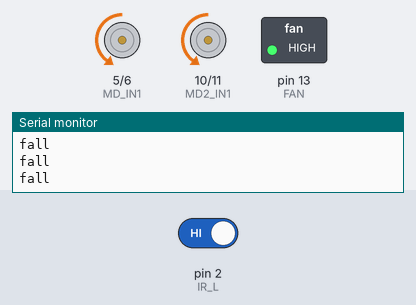
This sketch was run on a simulated Arduino Uno, built with avr-gcc and run on an emulated ATmega328P. Shown: motor-driver pin pairs drawn as motors (green arrow = first pin HIGH = forward, orange = second pin HIGH = backward, longer = more drive), switched loads named in the sketch (green lamp = pin HIGH), the last lines printed to the serial monitor. Inputs (shaded band) come from the test bench; at power-on: pin 2 (IR_L) HIGH.

Above: at 7.8 s.
7.9 s: pin 2 (IR_L) driven LOW
At 9.3 s:
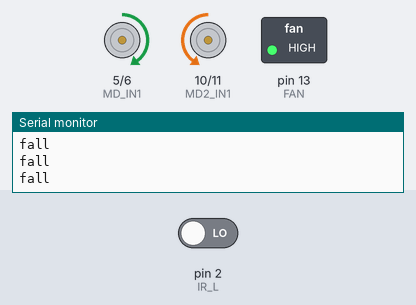
At 11.2 s:
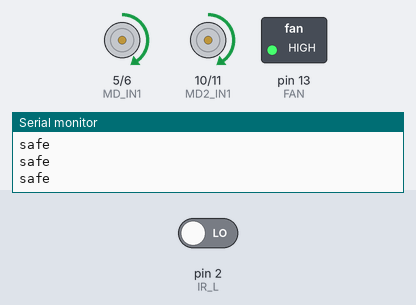
Timing chart, 0 to 12.7 s (numbered marks = the images above; inputs shaded):
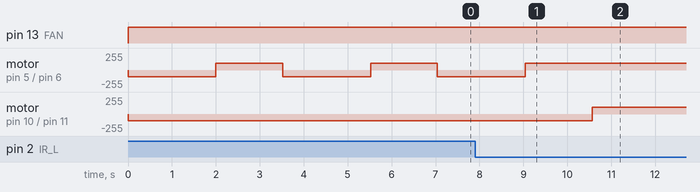

The sketch:

ROOMBA.ino
```cpp
const int MD_IN1 = 5;
const int MD_IN2 = 6;
const int MD2_IN1 = 10;
const int MD2_IN2 = 11;

const int FAN = 13;

const int IR_R = 3;
const int IR_L = 2; //not used

int isObstacle = HIGH;

void MD_forward(int rate) {
  analogWrite(MD_IN1, rate);
  analogWrite(MD_IN2, 0);
}

void MD2_forward(int rate) {
  analogWrite(MD2_IN1, rate);
  analogWrite(MD2_IN2, 0);
}
void MD_backward(int rate) {
  analogWrite(MD_IN1, 0);
  analogWrite(MD_IN2, rate);
}

void MD2_backward(int rate) {
  analogWrite(MD2_IN1, 0);
  analogWrite(MD2_IN2, rate);
}

void MD_brake() {
  digitalWrite(MD_IN1, HIGH);
  digitalWrite(MD_IN2, HIGH);
}

void MD2_brake() {
  digitalWrite(MD2_IN1, HIGH);
  digitalWrite(MD2_IN2, HIGH);
}

void setup() {
  pinMode(MD_IN1,OUTPUT);
  pinMode(MD_IN2,OUTPUT);
  pinMode(MD2_IN1,OUTPUT);
  pinMode(MD2_IN2,OUTPUT);

  pinMode(FAN,OUTPUT);
  pinMode(IR_R, INPUT);
  pinMode(IR_L, INPUT);

  Serial.begin(9600);
}

void loop() {
  digitalWrite(FAN,HIGH);

  isObstacle = digitalRead(IR_L);

  if (isObstacle == LOW){
    //safe
    Serial.println("safe");
    MD_forward(100);
    MD2_forward(100);
  } else {
    //fall
    Serial.println("fall");
    MD_backward(100);
    MD2_backward(100);
    delay(2000);
    MD_forward(100);
    MD2_backward(100);
    delay(1500);
  }
delay(20);
}
```

Measured:
- after the input at 7.9 s, motor on pin 5 (MD_IN1) / pin 6 (MD_IN2): goes on until 9.0 s, then stays forward 100/255; motor on pin 10 (MD2_IN1) / pin 11 (MD2_IN2): backward 100/255 → forward 100/255 after 2.7 s
- by itself, motor on pin 5 (MD_IN1) / pin 6 (MD_IN2): alternates forward 100/255 for 1.5 s and backward 100/255 for 2.0 s
